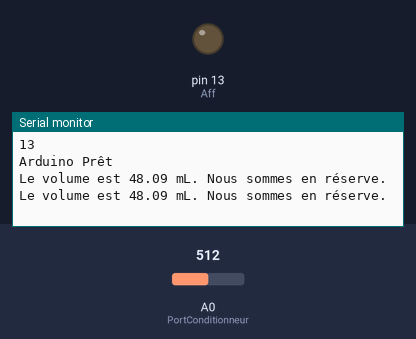
This sketch was run on a simulated Arduino Uno, built with avr-gcc and run on an emulated ATmega328P. Shown: output pins drawn as LEDs (lit = HIGH), the last lines printed to the serial monitor. Inputs (shaded band) come from the test bench; at power-on: A0 (PortConditionneur) = 512.

Above: at 1.2 s.
1.3 s: A0 (PortConditionneur) set to 576
At 2.6 s:
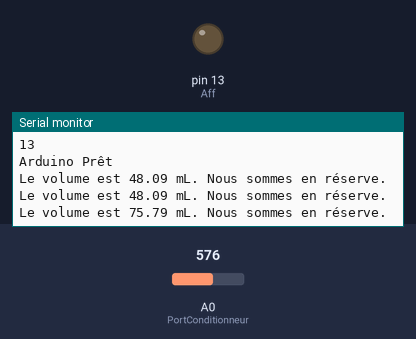
2.8 s: A0 (PortConditionneur) set to 594
At 3.8 s:
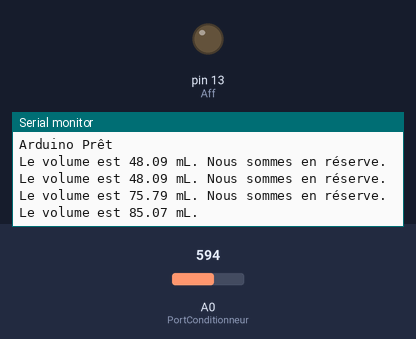

The sketch:

Capteur_Terminal.ino
```cpp
//********************** Déclaration des variables globales **********************//

//initialisation programme avec Led vérification si besoin
const int Aff = LED_BUILTIN;                                            // Aff LED de la carte
bool Etat = false;                                                      // Etat de l'affichage

// Constantes
const int SeuilAlert = 30;                                               // Seuil 30% à partir du moment qu'on est dans la réserve
const int VolumeMaxContenant = 264;                                      // en ml, issu de la question 5
const float TensionMaxOutConditionneur = 5.0;                            // en volt, issu de la question .......

// Déclaration Ports
const int PortConditionneur = A0;

//********************** Main **********************//
void setup() {
  pinMode (Aff ,OUTPUT);                                                  // Initialisation de Aff en sortie
  Serial.begin (9600);                                                    // Liaison série à 9600 bauds
  Serial.println(Aff);                                                    // Affichage de Aff
  Serial.println("Arduino Prêt");
}

void loop() {
  if(ReserveAlerte(ConversionTtoVol())== 1){
     Serial.println("Le volume est " + String(ConversionTtoVol()) + " mL. Nous sommes en réserve.");
  }
  else{
    Serial.println("Le volume est " + String(ConversionTtoVol()) + " mL.");
  }
  delay(1000);                                                            // Rafraichissement de 1 Hz

}

//********************** Déclaration des fonctions **********************//

// Fonction conversion de la tension en un volume
float ConversionTtoVol(){
  int lecturePortAnalog;
  float VolumeLu;
  float voltage;
  float Volume;
  lecturePortAnalog = analogRead(PortConditionneur);                          // Lecture de la broche reliant arduino au conditionneur
  voltage = (float)lecturePortAnalog*(TensionMaxOutConditionneur/1023.0);     // analog read entre 0 et 1023, convert Tension en voltage
  VolumeLu = 5.1175*pow(voltage,4) - 37.139*pow(voltage,3) + 123.42*pow(voltage,2) - 152.08*voltage + 49.959;                                         // Conversion Voltage to mesure hauteur graduation
  Volume =  0.87*VolumeLu - 4.94;                                             // ******* TODO ******* ici indiquer formule/calculs pour convertir du voltage au volume en mL
  return(Volume);
 }

// Fonction vérification Volume > 30%
int ReserveAlerte(float volume){
  if(volume >= VolumeMaxContenant*SeuilAlert/100){
    return 0;                                                                 // Pas de souci on a plus de 30% du volume
  }
  else{
    return 1;                                                                 // On est en réserve
  }
}

// Fonction test si problème téléversement
void LedArduino(){
  if(Etat){                                 // Si ( Etat = vrai ) alors
    digitalWrite(Aff ,LOW);                 // (Aff) <−− 0
  }                                         // Fin de s i
  else{                                     // Sinon
    digitalWrite(Aff ,HIGH);                // (Aff) <−− 1
  }                                         // Fin de sinon
  Etat = !Etat;
  delay (2000);                             // Attendre 2 secondes
 }
```

Measured:
- the behaviour switches between 582 and 583 on A0 (PortConditionneur) (found by bisection; images 1 and 2)
- after the input at 1.3 s, the serial monitor: prints a new line after 0.71 s (image 1)
- after the input at 2.8 s, the serial monitor: prints a new line after 0.21 s (image 2)
